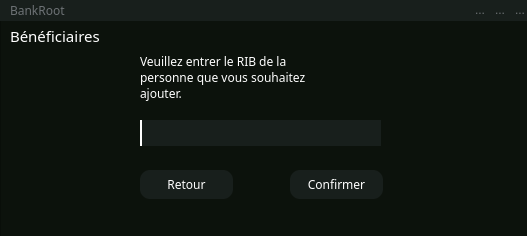
<?xml version="1.0" encoding="UTF-8"?>
<ui version="4.0">
 <class>add_beneficiaire</class>
 <widget class="QWidget" name="add_beneficiaire">
  <property name="geometry">
   <rect>
    <x>0</x>
    <y>0</y>
    <width>527</width>
    <height>236</height>
   </rect>
  </property>
  <property name="windowTitle">
   <string>Form</string>
  </property>
  <widget class="QFrame" name="frame">
   <property name="geometry">
    <rect>
     <x>0</x>
     <y>0</y>
     <width>530</width>
     <height>239</height>
    </rect>
   </property>
   <property name="styleSheet">
    <string notr="true">background-color: rgb(12, 18, 12);</string>
   </property>
   <property name="frameShape">
    <enum>QFrame::StyledPanel</enum>
   </property>
   <property name="frameShadow">
    <enum>QFrame::Raised</enum>
   </property>
   <widget class="QLabel" name="label_4">
    <property name="geometry">
     <rect>
      <x>140</x>
      <y>50</y>
      <width>241</width>
      <height>71</height>
     </rect>
    </property>
    <property name="font">
     <font>
      <family>Montserrat Medium</family>
     </font>
    </property>
    <property name="styleSheet">
     <string notr="true">background-color: transparent;
color: rgb(255, 255, 255);
</string>
    </property>
    <property name="text">
     <string>Veuillez entrer le RIB de la 
personne que vous souhaitez 
ajouter.
</string>
    </property>
   </widget>
   <widget class="QLineEdit" name="value_addb">
    <property name="geometry">
     <rect>
      <x>140</x>
      <y>120</y>
      <width>241</width>
      <height>26</height>
     </rect>
    </property>
    <property name="styleSheet">
     <string notr="true">QLineEdit{
background:#181F1C;
border:none;
border-left:2px solid #ffffff;
color:#717072;
padding-left: 10px
}</string>
    </property>
   </widget>
   <widget class="QPushButton" name="return_addb">
    <property name="geometry">
     <rect>
      <x>140</x>
      <y>170</y>
      <width>93</width>
      <height>29</height>
     </rect>
    </property>
    <property name="font">
     <font>
      <family>Montserrat Medium</family>
      <italic>false</italic>
     </font>
    </property>
    <property name="styleSheet">
     <string notr="true">
QPushButton{
color: rgb(255, 255, 255);
border-radius:10px;
background-color:rgb(24, 31, 28);
}

QPushButton:hover{
color: rgb(255, 255, 255);
border-radius:10px;
background-color:rgb(34, 31, 28);
}
QPushButton:pressed{
background-color:rgb(24, 31, 28);
border-radius:10px;
color: rgb(255, 255, 255);
}

</string>
    </property>
    <property name="text">
     <string>Retour</string>
    </property>
   </widget>
   <widget class="QPushButton" name="send_addb">
    <property name="geometry">
     <rect>
      <x>290</x>
      <y>170</y>
      <width>93</width>
      <height>29</height>
     </rect>
    </property>
    <property name="font">
     <font>
      <family>Montserrat Medium</family>
      <pointsize>9</pointsize>
      <italic>false</italic>
     </font>
    </property>
    <property name="styleSheet">
     <string notr="true">
QPushButton{
color: rgb(255, 255, 255);
border-radius:10px;
background-color:rgb(24,31, 28);
}

QPushButton:hover{
color: rgb(255, 255, 255);
border-radius:10px;
background-color:rgb(34, 31, 28);
}
QPushButton:pressed{
background-color:rgb(24, 31, 28);
border-radius:10px;
color: rgb(255, 255, 255);
}

</string>
    </property>
    <property name="text">
     <string>Confirmer</string>
    </property>
   </widget>
   <widget class="QLabel" name="label_5">
    <property name="geometry">
     <rect>
      <x>10</x>
      <y>20</y>
      <width>121</width>
      <height>31</height>
     </rect>
    </property>
    <property name="font">
     <font>
      <family>Montserrat</family>
      <pointsize>11</pointsize>
     </font>
    </property>
    <property name="styleSheet">
     <string notr="true">color: rgb(255, 255, 255);</string>
    </property>
    <property name="text">
     <string>Bénéficiaires</string>
    </property>
   </widget>
   <widget class="QWidget" name="topbar" native="true">
    <property name="geometry">
     <rect>
      <x>0</x>
      <y>0</y>
      <width>1401</width>
      <height>21</height>
     </rect>
    </property>
    <property name="styleSheet">
     <string notr="true">background-color:rgb(24,31, 28);
color:rgb(109, 114, 117);
</string>
    </property>
    <widget class="QLabel" name="label_15">
     <property name="geometry">
      <rect>
       <x>10</x>
       <y>0</y>
       <width>111</width>
       <height>20</height>
      </rect>
     </property>
     <property name="font">
      <font>
       <family>Montserrat Light</family>
       <pointsize>9</pointsize>
      </font>
     </property>
     <property name="text">
      <string>BankRoot</string>
     </property>
    </widget>
    <widget class="QToolButton" name="close_addb">
     <property name="geometry">
      <rect>
       <x>510</x>
       <y>0</y>
       <width>20</width>
       <height>20</height>
      </rect>
     </property>
     <property name="styleSheet">
      <string notr="true">QToolButton{
border-radius:45px;
}

QToolButton:hover{
border-radius:45px;
background:red;
}</string>
     </property>
     <property name="text">
      <string>...</string>
     </property>
     <property name="icon">
      <iconset resource="ressource.qrc">
       <normaloff>:/assets/exit-btn.png</normaloff>:/assets/exit-btn.png</iconset>
     </property>
    </widget>
    <widget class="QToolButton" name="reduced_addb">
     <property name="geometry">
      <rect>
       <x>470</x>
       <y>0</y>
       <width>20</width>
       <height>20</height>
      </rect>
     </property>
     <property name="styleSheet">
      <string notr="true">QToolButton{
border-radius:45px;
}

QToolButton:hover{
border-radius:45px;
background:red;
}</string>
     </property>
     <property name="text">
      <string>...</string>
     </property>
     <property name="icon">
      <iconset resource="ressource.qrc">
       <normaloff>:/assets/downarrow-btn.png</normaloff>:/assets/downarrow-btn.png</iconset>
     </property>
    </widget>
    <widget class="QToolButton" name="fullscreen_addb">
     <property name="geometry">
      <rect>
       <x>490</x>
       <y>0</y>
       <width>20</width>
       <height>20</height>
      </rect>
     </property>
     <property name="styleSheet">
      <string notr="true">QToolButton{
border-radius:45px;
}</string>
     </property>
     <property name="text">
      <string>...</string>
     </property>
     <property name="icon">
      <iconset resource="ressource.qrc">
       <normaloff>:/assets/window-btn-disabled.png</normaloff>:/assets/window-btn-disabled.png</iconset>
     </property>
    </widget>
   </widget>
  </widget>
 </widget>
 <resources>
  <include location="ressource.qrc"/>
 </resources>
 <connections/>
</ui>
